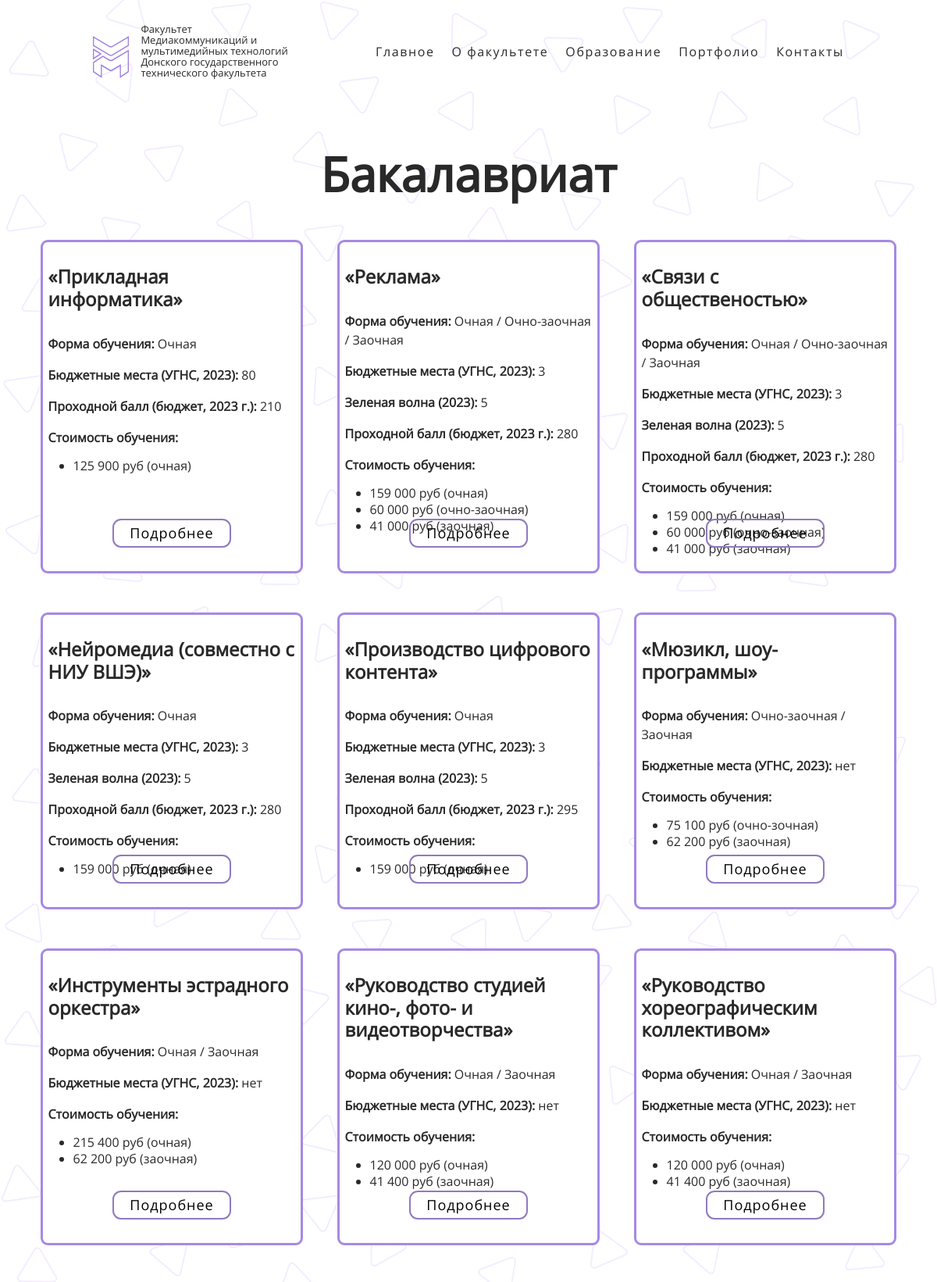
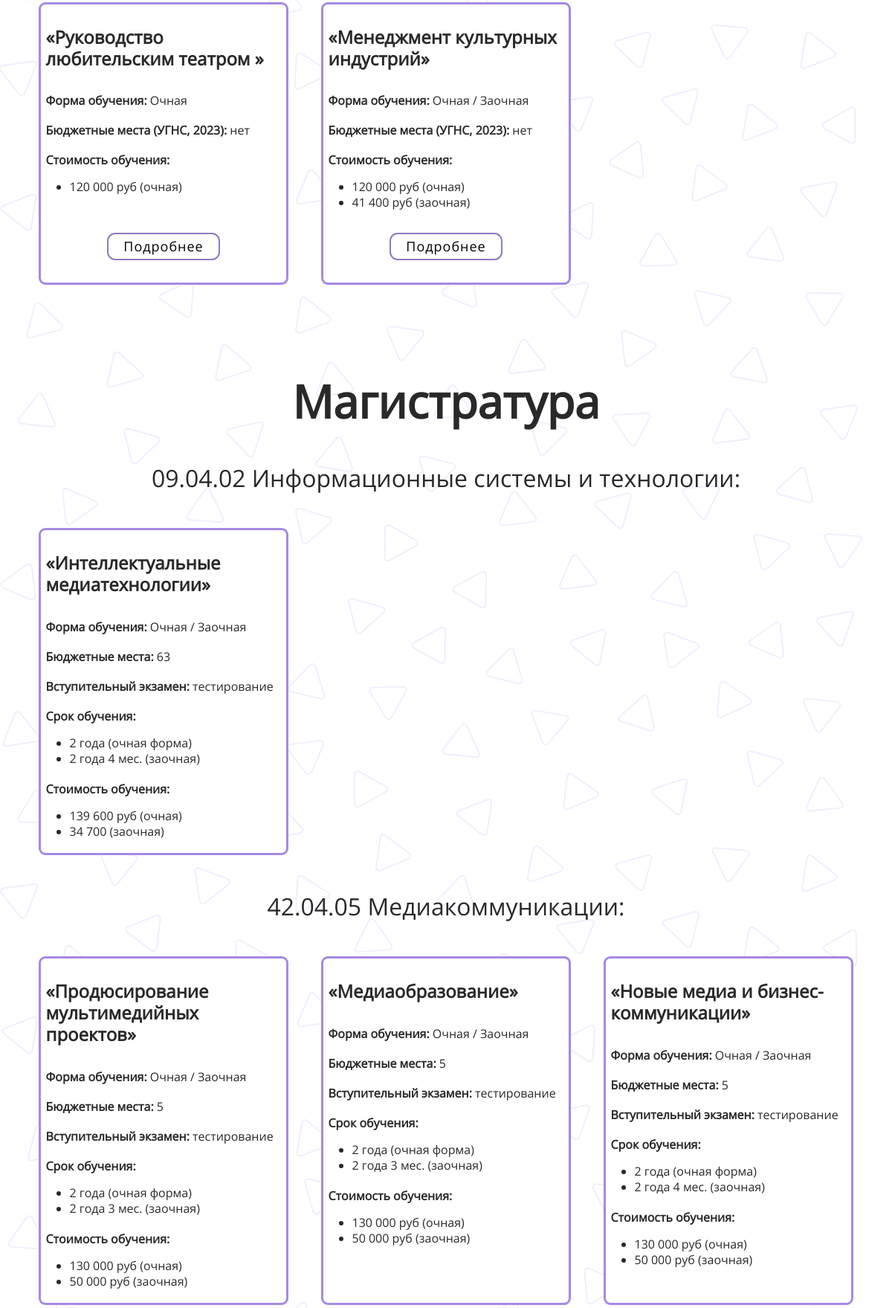
The app's page /education/ (upper part) with its own data (2 pictures, top to bottom).
### mkmt/models.py (models this page shows, shortened)
class studyingPrograms(models.Model):
    title = models.CharField(max_length = 255, verbose_name='Программа обучения')
    formOfEdu = models.TextField(blank = True, verbose_name='Форма обучения')
    budgetPlaces = models.TextField(blank = True, null = True, verbose_name='Бюджетные места')
    greenWave = models.IntegerField(blank = True, null = True, verbose_name='Зеленая волна')
    passingScore = models.IntegerField(blank = True, null = True, verbose_name='Проходной балл')
    profile = models.TextField(blank = True, verbose_name='Профиль обучения')
    ege = models.TextField(blank = True, verbose_name='ЕГЭ')
    egeOptionally = models.TextField(blank = True, verbose_name='ЕГЭ По выбору')
    spo = models.TextField(blank = True, verbose_name='СПО')
    priceFT = models.TextField(blank = True, null = True, verbose_name='Стоимость очного обучения')
    pricePT = models.TextField(blank = True, null = True, verbose_name='Стоимость очно-заочного обучения')
    priceDL = models.TextField(blank = True, null = True, verbose_name='Стоимость заочного обучения')
    class Meta:
        verbose_name = 'Бакалавриат'
        verbose_name_plural = 'Бакалавриат'
        ordering = ['title']

class magistracy(models.Model):
    title = models.CharField(max_length = 255, verbose_name='Программа обучения')
    formOfEdu = models.TextField(blank = True, verbose_name='Форма обучения')
    budgetPlaces = models.IntegerField(blank = True, null = True, verbose_name='Бюджетные места')
    exam = models.TextField(blank = True, null = True, verbose_name='Вступительный экзамен')
    profile = models.TextField(blank = True, verbose_name='Профиль обучения')
    priceFT = models.TextField(blank = True, null = True, verbose_name='Стоимость очного обучения')
    pricePT = models.TextField(blank = True, null = True, verbose_name='Стоимость очно-заочного обучения')
    priceDL = models.TextField(blank = True, null = True, verbose_name='Стоимость заочного обучения')
    trainingPeriodFT = models.TextField(blank = True, null = True, verbose_name='Срок очного обучения')
    trainingPeriodPT = models.TextField(blank = True, null = True, verbose_name='Срок очно-заочного обучения')
    trainingPeriodDL = models.TextField(blank = True, null = True, verbose_name='Срок заочного обучения')
    class Meta:
        verbose_name = 'Магистратура '
        verbose_name_plural = 'Магистратура'
        ordering = ['id']

### mkmt/views.py (the view)
# urls.py: path('education/', education, name = 'education'),
def education(request):
    undergraduate = studyingPrograms.objects.all()
    magistr090402 = magistracy.objects.filter(title = '09.04.02 Информационные системы и технологии')
    magistr420405 = magistracy.objects.filter(title = '42.04.05 Медиакоммуникации')
    magistr420401 = magistracy.objects.filter(title = '42.04.01 Реклама и связи с общественностью')
    magistr510403 = magistracy.objects.filter(title = '51.04.03 Социально-культурная деятельность')
    magistr530402 = magistracy.objects.filter(title = '53.04.02 Вокальное искусство')
    return render(request, 'mkmt/education.html', {'undergraduate': undergraduate,
                                              'magistr090402': magistr090402,
                                              'magistr420405': magistr420405,
                                              'magistr420401': magistr420401,
                                              'magistr510403': magistr510403,
                                              'magistr530402': magistr530402})

### mkmt/templates/mkmt/education.html (shortened to what this page needs)
{% load static %}
<head>
    <link rel="stylesheet" type="text/css" href="http://cdn.jsdelivr.net/npm/slick-carousel@1.8.1/slick/slick.css" />
    <link href="https://cdn.jsdelivr.net/npm/bootstrap@5.0.2/dist/css/bootstrap.min.css" rel="stylesheet"
>
    <link rel="stylesheet" href="{% static 'mkmt/styles/fontello.css' %}">
    <link rel="stylesheet" href="{% static 'mkmt/styles/styles.css' %}" />
    <link rel="stylesheet" href="{% static 'mkmt/styles/wrapper.css' %}" />
    <link rel="stylesheet" href="{% static 'mkmt/styles/stylesEducation.css' %}">
    <link rel="stylesheet" href="{% static 'mkmt/styles/header.css' %}" />
    <link rel="stylesheet" href="{% static 'mkmt/styles/burger.css' %}" />
    <link rel="stylesheet" href="{% static 'mkmt/styles/footer.css' %}" />
</head>
<body>
    <div class="wrapper">
        <header class="header">
            <div class="header_container">
                <a href="{% url 'index' %}">
                    <div class="header_name_and_logo">
                        <img class="logotype" src="{% static 'mkmt/styles/images/Vector.svg' %}" alt="Логотип" />
                        <p class="nameFaculty">Факультет Медиакоммуникаций
                            и мультимедийных технологий
                            Донского государственного
                            технического факультета
                        </p>
                    </div>
                </a>
                <div class="burger-menu">
                    <nav class="burger-menu_nav">
                        <a href="{% url 'index' %}" class="burger-menu_link">Главное</a>
                        <a href="{% url 'faculty' %}" class="burger-menu_link">О факультете</a>
                        <a href="{% url 'education' %}" class="burger-menu_link">Образование</a>
                        <a href="#" class="burger-menu_link">Портфолио</a>
                        <a href="{% url 'contacts' %}" class="burger-menu_link">Контакты</a>
                    </nav>
                </div>
            </div>
        </header>
        <div class="main">
            <section class="undergraduate">
                <div class="container">
                    <div class="row">
                        <div class="col-12">
                            <h2 class="text-center  fw-bolder mb-5  direction_title" style="padding-top:70px ;">
                                Бакалавриат</h2>
                        </div>
                    </div>
                    <div class="cards ">
                        <div class="row">
                            {% for b in undergraduate %}
                            <div class="d-flex col-xl-4 col-md-6 col-sm-12 justify-content-center">
                                <div class="card my-card">
                                    <div class="card-body">
                                        <h4 class="card-title">{{b.profile}}</h4>
                                        <p class="card-text text-1"><b>Форма обучения:</b> {{b.formOfEdu}}</p>
                                        <p class="card-text text-2"><b>Бюджетные места (УГНС, 2023):</b>
                                            {{b.budgetPlaces}}
                                        </p>
                                        {% if b.greenWave %}
                                        <p class="card-text text-3"><b>Зеленая волна (2023):</b> {{b.greenWave}}</p>
                                        {% endif %}
                                        {% if b.passingScore %}
                                        <p class="card-text text-4"><b>Проходной балл (бюджет, 2023 г.):</b>
                                            {{b.passingScore}}</p>
                                        {% endif %}
                                        <p class="card-text text-1"><b>Стоимость обучения:</b></p>
                                        <ul class="">
                                            {% if b.priceFT %}
                                            <li class="my-li">{{b.priceFT}}</li>
                                            {% endif %}
                                            {% if b.pricePT %}
                                            <li class="my-li">{{b.pricePT}}</li>
                                            {% endif %}
                                            {% if b.priceDL %}
                                            <li class="my-li">{{b.priceDL}}</li>
                                            {% endif %}
                                        </ul>
                                        <div class="div-btn">
                                            <button type="button" class="btn my-btn btn-lg" data-bs-toggle="modal"
                                                data-bs-target="#modalId_{{b.id}}">
                                                Подробнее
                                            </button>
                                        </div>
                                    </div>
                                </div>
                            </div>
                            {% endfor %}
                        </div>
                    </div>
                </div>
            </section>
            <section class="magistracy">
                <div class="container">
                    <div class="row">
                        <div class="col-12">
                            <h2 class="text-center  fw-bolder mb-5  direction_title" style="padding-top: 70px;">
                                Магистратура
                            </h2>
                        </div>
                    </div>
                    <div class="row">
                        <div class="col-12">
                            <h2 class="text-center  mb-5  speciality_title">09.04.02 Информационные системы и
                                технологии:
                            </h2>
                        </div>
                    </div>
                    <div class="cards ">
                        <div class="row ">
                            {% for m in magistr090402 %}
                            <div class="d-flex col-xl-4 col-md-6 col-sm-12 justify-content-center">
                                <div class="card my-card">
                                    <div class="card-body">
                                        <h4 class="card-title_2">{{m.profile}}</h4>
                                        <p class="card-text text-1"><b>Форма обучения:</b> {{m.formOfEdu}}</p>
                                        {% if m.budgetPlaces %}
                                        <p class="card-text text-1"><b>Бюджетные места:</b> {{m.budgetPlaces}}</p>
                                        {% endif %}
                                        <p class="card-text text-1"><b>Вступительный экзамен:</b> {{m.exam}}</p>
                                        <p class="card-text text-1"><b>Срок обучения:</b></p>
                                        <ul class="">
                                            {% if m.trainingPeriodFT %}
                                            <li class="my-li">{{m.trainingPeriodFT}}</li>
                                            {% endif %}
                                            {% if m.trainingPeriodDL %}
                                            <li class="my-li">{{m.trainingPeriodDL}}</li>
                                            {% endif %}
                                        </ul>
                                        <p class="card-text text-1"><b>Стоимость обучения:</b></p>
                                        <ul class="">
                                            {% if m.priceFT %}
                                            <li class="my-li">{{m.priceFT}}</li>
                                            {% endif %}
                                            {% if m.priceDL %}
                                            <li class="my-li">{{m.priceDL}}</li>
                                            {% endif %}
                                        </ul>
                                    </div>
                                </div>
                            </div>
                            {% endfor %}
                        </div>
                    </div>
                    <div class="row">
                        <div class="col-12">
                            <h2 class="text-center  mb-5  speciality_title">42.04.05 Медиакоммуникации:</h2>
                        </div>
                    </div>
                    <div class="cards ">
                        <div class="row ">
                            {% for m in magistr420405 %}
                            <div class="d-flex col-xl-4 col-md-6 col-sm-12 justify-content-center">
                                <div class="card my-card">
                                    <div class="card-body">
                                        <h4 class="card-title_2">{{m.profile}}</h4>
                                        <p class="card-text text-1"><b>Форма обучения:</b> {{m.formOfEdu}}</p>
                                        {% if m.budgetPlaces %}
                                        <p class="card-text text-1"><b>Бюджетные места:</b> {{m.budgetPlaces}}</p>
                                        {% endif %}
                                        <p class="card-text text-1"><b>Вступительный экзамен:</b> {{m.exam}}</p>
                                        <p class="card-text text-1"><b>Срок обучения:</b></p>
                                        <ul class="">
                                            {% if m.trainingPeriodFT %}
                                            <li class="my-li">{{m.trainingPeriodFT}}</li>
                                            {% endif %}
                                            {% if m.trainingPeriodDL %}
                                            <li class="my-li">{{m.trainingPeriodDL}}</li>
                                            {% endif %}
                                        </ul>
                                        <p class="card-text text-1"><b>Стоимость обучения:</b></p>
                                        <ul class="">
                                            {% if m.priceFT %}
                                            <li class="my-li">{{m.priceFT}}</li>
                                            {% endif %}
                                            {% if m.priceDL %}
                                            <li class="my-li">{{m.priceDL}}</li>
                                            {% endif %}
                                        </ul>
                                    </div>
                                </div>
                            </div>
                            {% endfor %}
                        </div>
                    </div>
                </div>
            </section>
        </div>
    </div>
</body>

### records on screen
studyingPrograms: profile "«Прикладная информатика»", formOfEdu "Очная", budgetPlaces "80", passingScore "210", priceFT "125 900 руб (очная)"
studyingPrograms: profile "«Реклама»", formOfEdu "Очная / Очно-заочная / Заочная", budgetPlaces "3", greenWave "5", passingScore "280", priceFT "159 000 руб (очная)", pricePT "60 000 руб (очно-заочная)", priceDL "41 000 руб (заочная)"
studyingPrograms: profile "«Связи с общественостью»", formOfEdu "Очная / Очно-заочная / Заочная", budgetPlaces "3", greenWave "5", passingScore "280", priceFT "159 000 руб (очная)", pricePT "60 000 руб (очно-заочная)", priceDL "41 000 руб (заочная)"
studyingPrograms: profile "«Нейромедиа (совместно с НИУ ВШЭ)»", formOfEdu "Очная", budgetPlaces "3", greenWave "5", passingScore "280", priceFT "159 000 руб (очная)"
studyingPrograms: profile "«Производство цифрового контента»", formOfEdu "Очная", budgetPlaces "3", greenWave "5", passingScore "295", priceFT "159 000 руб (очная)"
studyingPrograms: profile "«Мюзикл, шоу-программы»", formOfEdu "Очно-заочная / Заочная", budgetPlaces "нет", pricePT "75 100 руб (очно-зочная)", priceDL "62 200 руб (заочная)"
studyingPrograms: profile "«Инструменты эстрадного оркестра»", formOfEdu "Очная / Заочная", budgetPlaces "нет", priceFT "215 400 руб (очная)", priceDL "62 200 руб (заочная)"
studyingPrograms: profile "«Руководство студией кино-, фото- и видеотворчества»", formOfEdu "Очная / Заочная", budgetPlaces "нет", priceFT "120 000 руб (очная)", priceDL "41 400 руб (заочная)"
studyingPrograms: profile "«Руководство хореографическим коллективом»", formOfEdu "Очная / Заочная", budgetPlaces "нет", priceFT "120 000 руб (очная)", priceDL "41 400 руб (заочная)"
studyingPrograms: profile "«Руководство любительским театром »", formOfEdu "Очная", budgetPlaces "нет", priceFT "120 000 руб (очная)"
studyingPrograms: profile "«Менеджмент культурных индустрий»", formOfEdu "Очная / Заочная", budgetPlaces "нет", priceFT "120 000 руб (очная)", priceDL "41 400 руб (заочная)"
magistracy: profile "«Интеллектуальные медиатехнологии»", formOfEdu "Очная / Заочная", budgetPlaces "63", exam "тестирование", trainingPeriodFT "2 года (очная форма)", trainingPeriodDL "2 года 4 мес. (заочная)", priceFT "139 600 руб (очная)", priceDL "34 700 (заочная)"
magistracy: profile "«Продюсирование мультимедийных проектов»", formOfEdu "Очная / Заочная", budgetPlaces "5", exam "тестирование", trainingPeriodFT "2 года (очная форма)", trainingPeriodDL "2 года 3 мес. (заочная)", priceFT "130 000 руб (очная)", priceDL "50 000 руб (заочная)"
magistracy: profile "«Медиаобразование»", formOfEdu "Очная / Заочная", budgetPlaces "5", exam "тестирование", trainingPeriodFT "2 года (очная форма)", trainingPeriodDL "2 года 3 мес. (заочная)", priceFT "130 000 руб (очная)", priceDL "50 000 руб (заочная)"
magistracy: profile "«Новые медиа и бизнес-коммуникации»", formOfEdu "Очная / Заочная", budgetPlaces "5", exam "тестирование", trainingPeriodFT "2 года (очная форма)", trainingPeriodDL "2 года 4 мес. (заочная)", priceFT "130 000 руб (очная)", priceDL "50 000 руб (заочная)"
